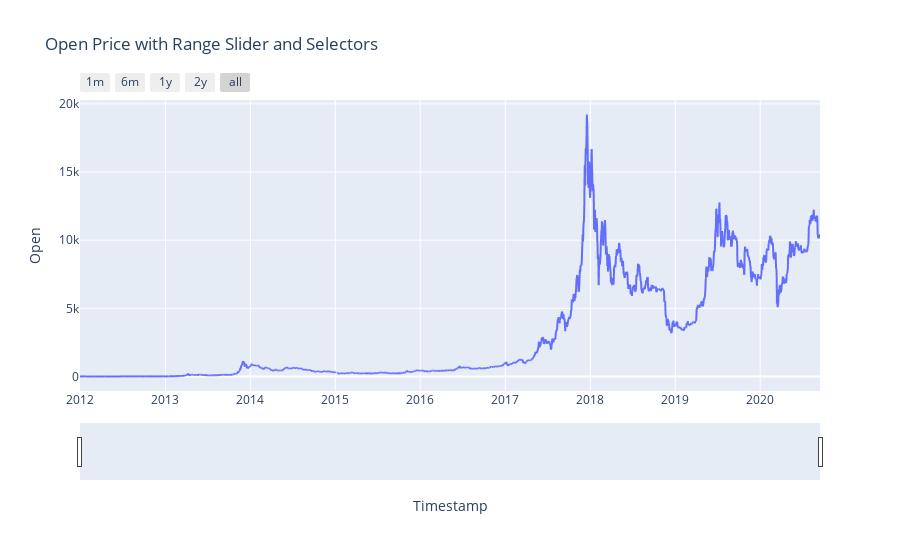

Source (notebook cell):
### Code cell
import plotly.express as px

dataset_daily.reset_index(inplace=True)
fig = px.line(dataset_daily, x='Timestamp', y='Open', title='Open Price with Range Slider and Selectors')
fig.update_layout(hovermode="x")

fig.update_xaxes(
    rangeslider_visible=True,
    rangeselector=dict(
        buttons=list([
            dict(count=1, label="1m", step="month", stepmode="backward"),
            dict(count=6, label="6m", step="month", stepmode="backward"),
            dict(count=1, label="1y", step="year", stepmode="backward"),
            dict(count=2, label="2y", step="year", stepmode="backward"),
            dict(step="all")
            
        ])
    )
)
fig.show()

### Figure 1 — Plotly figure (JSON) as saved in the notebook; plotly's stock layout.template omitted (floating-point values rounded to 4 significant figures; data arrays with more than 128 entries replaced by an {"elided": "..."} marker saying what was removed)
{"data": [{"hovertemplate": "Timestamp=%{x}<br>Open=%{y}<extra></extra>", "legendgroup": "", "line": {"color": "#636efa", "dash": "solid"}, "marker": {"symbol": "circle"}, "mode": "lines", "name": "", "showlegend": false, "type": "scattergl", "x": {"elided": "3181 str values"}, "xaxis": "x", "y": {"elided": "3181 float values"}, "yaxis": "y"}], "layout": {"hovermode": "x", "legend": {"tracegroupgap": 0}, "title": {"text": "Open Price with Range Slider and Selectors"}, "xaxis": {"anchor": "y", "domain": [0, 1], "rangeselector": {"buttons": [{"count": 1, "label": "1m", "step": "month", "stepmode": "backward"}, {"count": 6, "label": "6m", "step": "month", "stepmode": "backward"}, {"count": 1, "label": "1y", "step": "year", "stepmode": "backward"}, {"count": 2, "label": "2y", "step": "year", "stepmode": "backward"}, {"step": "all"}]}, "rangeslider": {"visible": true}, "title": {"text": "Timestamp"}}, "yaxis": {"anchor": "x", "domain": [0, 1], "title": {"text": "Open"}}}}
